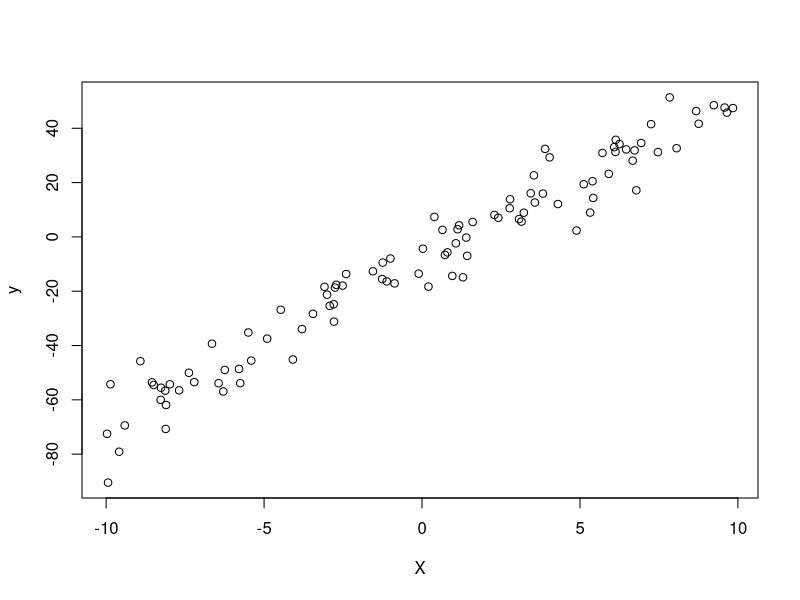

This figure's R source:
library(truncnorm)

setwd("~/git/tyche/sf/polynomial_sf")

rm(list = ls())

N = 100
k = 1
v.sd = 5
u.sd = 10

beta = runif(k, 0, 10)

X = matrix(runif(N * k, -10, 10), ncol = k)
y = X %*% beta + rnorm(N, sd = v.sd) - rtruncnorm(N, a = 0, sd = u.sd)

k = k
y = c(y)

plot(y ~ X)

save(X, y, beta, v.sd, u.sd, N, k, file = "data.RData")
